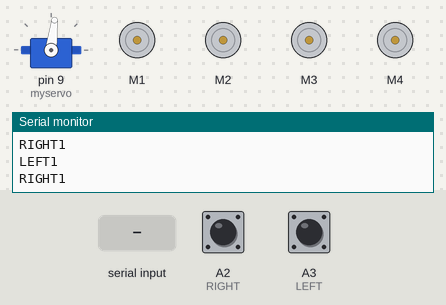
Simulated run of this sketch. Board: Arduino Uno, built with avr-gcc and run on an emulated ATmega328P. Shown: servo, 4 × DC motor (green arrow = forward, orange = backward, longer = faster), the last lines printed to the serial monitor. Inputs (shaded band) come from the test bench; at power-on: A2 (RIGHT) HIGH, A3 (LEFT) HIGH.

Above: at 1.2 s.
1.3 s: "F" received over Serial
At 2.5 s:
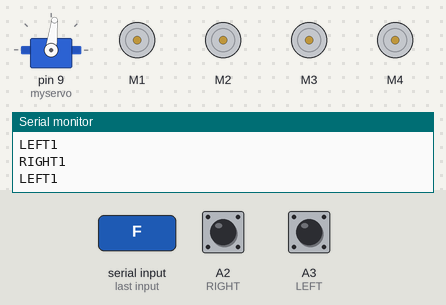
2.8 s: "L" received over Serial
At 3.8 s:
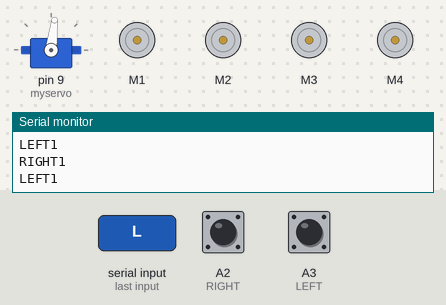
4.3 s: "R" received over Serial
At 4.8 s:
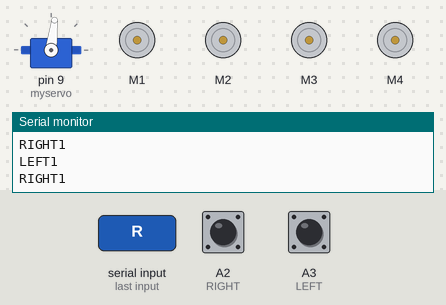
5.8 s: "G" received over Serial
At 7.0 s:
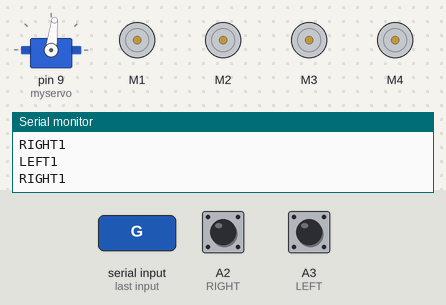
7.3 s: "I" received over Serial
At 8.1 s:
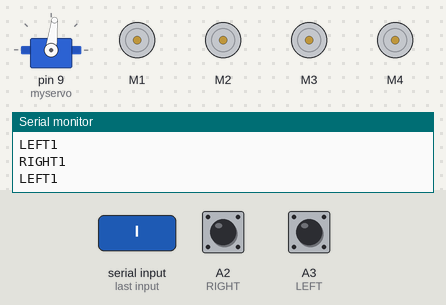
8.8 s: "B" received over Serial
At 9.2 s:
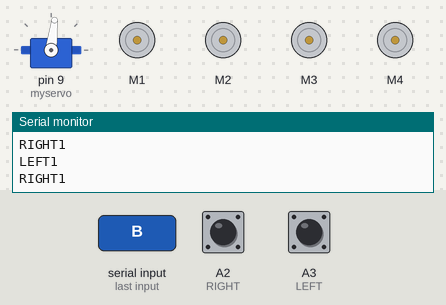
Timing chart, 0 to 11.3 s (numbered marks = the images above; inputs shaded):
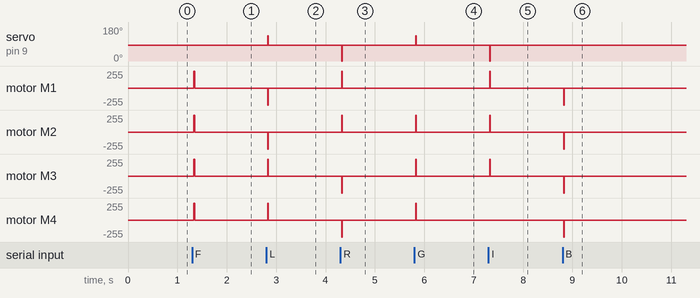

The sketch:

OBSTACLE_AVOIDING_ARDUINO_BLUETOOTH_CAR.ino
```cpp
//*****************************************************************************************
//***************OBSTACLE_AVOIDING_IR_ARDUINO_BLUETOOTH_CAR********************************
//*****************************************************************************************
// The Bluetooth control Application is available on playstore kindly use the below link.
//Link https://play.google.com/store/apps/details?id=braulio.calle.bluetoothRCcontroller
//Note: This Code is Only Tested on this Application.
//Before uploading the code you have to install the necessary library
//Note - Disconnect the Bluetooth RX Cable before hiting the upload button otherwise you'll get compilation error message.
//AFMotor Library https://learn.adafruit.com/adafruit-motor-shield/library-install
//After downloading the library open Arduino IDE >> go to sketch >> Include Libray >> ADD. ZIP Libray >> Select the downloaded file
//Now You Can Upload the Code without any problem but make sure the bluetooth module isn't connected with Arduino while uploading code
//This Code uses IR sensor to avoid obstacles

#include <AFMotor.h>
#include <Servo.h>
#define RIGHT A2 //2nd Analog (A2) pin is connected to Right IR module
#define LEFT A3 //3nd Analog (A3) pin is connected to Left IR module

//initial motors pin
AF_DCMotor motor1(1, MOTOR12_1KHZ);
AF_DCMotor motor2(2, MOTOR12_1KHZ);
AF_DCMotor motor3(3, MOTOR34_1KHZ);
AF_DCMotor motor4(4, MOTOR34_1KHZ);
Servo myservo; // create servo object to control a servo
int pos = 83;// variable to store the servo position
// Note depending upon your design you need to modify the pos value or the servo motor might not work as expected

char command;

void setup()
{
  Serial.begin(9600);  //Set the baud rate to your Bluetooth module.
  Serial.println("Bluetooth Control Mode!");

  // turn on servo
  myservo.attach(9); // attaches the servo object on digitalpin 9
  pinMode(RIGHT, INPUT);
  pinMode(LEFT, INPUT);
}

void loop()
{
  int Right_Value = digitalRead(RIGHT);
  int Left_Value = digitalRead(LEFT);
  command = Serial.read();
  Serial.print("RIGHT");
  Serial.println(Right_Value);
  Serial.print("LEFT");
  Serial.println(Left_Value);

  if ((Right_Value == LOW) && (Left_Value == LOW) && ((command == 'F') || (command == 'L') || (command == 'R') || (command == 'G') || (command == 'I')))
  {
    back();
  } else if ((Right_Value == HIGH) && (Left_Value == LOW) && ((command == 'F') || (command == 'L') || (command == 'R') || (command == 'G') || (command == 'I')))
  {
    left();
  } else if ((Right_Value == LOW) && (Left_Value == HIGH) && ((command == 'F') || (command == 'L') || (command == 'R') || (command == 'G') || (command == 'I')))
  {
    right();
  } else if ((command == 'F'))
  {
    forward();
  } else if ((command == 'L'))
  {
    left();
  } else if ((command == 'R'))
  {
    right();
  } else if ((command == 'B'))
  {
    back();
  } else if ((command == 'G'))
  {
    forward_left();
  } else if ((command == 'I'))
  {
    forward_right();
  } else if ((command == 'H'))
  {
    back_left();
  } else if ((command == 'J'))
  {
    back_right();
  } else if ((command == 'S'))
  {
    Stop();
  } else
  {
    Stop();
  }

  switch (command) {
    case 'L': //to move car in left direction
      myservo.write(135);
      break;
    case 'R': //to move car in right direction
      myservo.write(-25);
      break;
    case 'G': //to move car in forward left direction
      myservo.write(135);
      break;
    case 'I': //to move car in forward right direction
      myservo.write(-25);
      break;
    default:
      myservo.write(pos);
  }
}

void forward()
{
  motor1.setSpeed(255);
  motor1.run(FORWARD);
  motor2.setSpeed(255);
  motor2.run(FORWARD);
  motor3.setSpeed(255);
  motor3.run(FORWARD);
  motor4.setSpeed(255);
  motor4.run(FORWARD);
}

void back()
{
  motor1.setSpeed(255);
  motor1.run(BACKWARD);
  motor2.setSpeed(255);
  motor2.run(BACKWARD);
  motor3.setSpeed(255);
  motor3.run(BACKWARD);
  motor4.setSpeed(255);
  motor4.run(BACKWARD);
}

void left()
{
  motor1.setSpeed(255);
  motor1.run(BACKWARD);
  motor2.setSpeed(255);
  motor2.run(BACKWARD);
  motor3.setSpeed(255);
  motor3.run(FORWARD);
  motor4.setSpeed(255);
  motor4.run(FORWARD);
}

void right()
{
  motor1.setSpeed(255);
  motor1.run(FORWARD);
  motor2.setSpeed(255);
  motor2.run(FORWARD);
  motor3.setSpeed(255);
  motor3.run(BACKWARD);
  motor4.setSpeed(255);
  motor4.run(BACKWARD);
}

void Stop()
{
  motor1.setSpeed(0);
  motor1.run(RELEASE);
  motor2.setSpeed(0);
  motor2.run(RELEASE);
  motor3.setSpeed(0);
  motor3.run(RELEASE);
  motor4.setSpeed(0);
  motor4.run(RELEASE);
  myservo.write(pos);
}

void forward_left()
{
  motor1.setSpeed(0);
  motor1.run(RELEASE);
  motor2.setSpeed(255);
  motor2.run(FORWARD);
  motor3.setSpeed(255);
  motor3.run(FORWARD);
  motor4.setSpeed(255);
  motor4.run(FORWARD);
}

void forward_right()
{
  motor1.setSpeed(255);
  motor1.run(FORWARD);
  motor2.setSpeed(255);
  motor2.run(FORWARD);
  motor3.setSpeed(255);
  motor3.run(FORWARD);
  motor4.setSpeed(0);
  motor4.run(RELEASE);
}

void back_left()
{
  motor1.setSpeed(255);
  motor1.run(BACKWARD);
  motor2.setSpeed(0);
  motor2.run(RELEASE);
  motor3.setSpeed(255);
  motor3.run(BACKWARD);
  motor4.setSpeed(255);
  motor4.run(BACKWARD);
}

void back_right()
{
  motor1.setSpeed(255);
  motor1.run(BACKWARD);
  motor2.setSpeed(255);
  motor2.run(BACKWARD);
  motor3.setSpeed(0);
  motor3.run(RELEASE);
  motor4.setSpeed(255);
  motor4.run(BACKWARD);
}
```

Measured:
- after the input at 1.3 s, motor M1–4: stopped → forward 255/255 at once, → stopped 0.02 s later
- after the input at 2.8 s, servo on pin 9 (myservo): 83° → 135° at once, → 83° 0.02 s later; motor M1, motor M2: stopped → backward 255/255 at once, → stopped 0.02 s later; motor M3, motor M4: stopped → forward 255/255 at once, → stopped 0.02 s later
- after the input at 4.3 s, servo on pin 9 (myservo): 83° → 0° at once, → 83° 0.02 s later; motor M1, motor M2: stopped → forward 255/255 at once, → stopped 0.02 s later; motor M3, motor M4: stopped → backward 255/255 at once, → stopped 0.02 s later
- after the input at 5.8 s, servo on pin 9 (myservo): 83° → 135° at once, → 83° 0.02 s later; motor M2–4: stopped → forward 255/255 at once, → stopped 0.02 s later
- after the input at 7.3 s, servo on pin 9 (myservo): 83° → 0° at once, → 83° 0.02 s later; motor M1–3: stopped → forward 255/255 at once, → stopped 0.02 s later
- after the input at 8.8 s, motor M1–4: stopped → backward 255/255 at once, → stopped 0.02 s later
